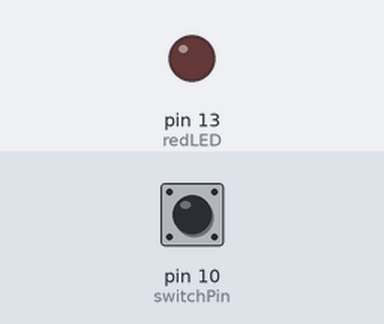
The sketch below on a simulated Arduino Uno, built with avr-gcc and run on an emulated ATmega328P. Shown: output pins drawn as LEDs (lit = HIGH). The test bench sets the inputs (shaded band); at power-on: pin 10 (switchPin) LOW.

Above: at 1.2 s.
1.3 s: pin 10 (switchPin) pulled HIGH for 0.15 s
At 1.7 s:
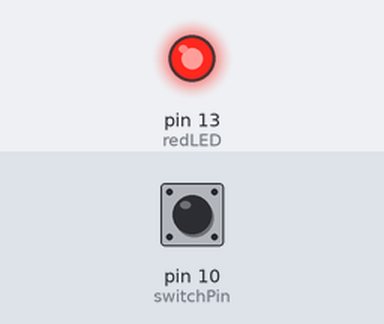
3.3 s: pin 10 (switchPin) pulled HIGH for 3.2 s
At 7.2 s:
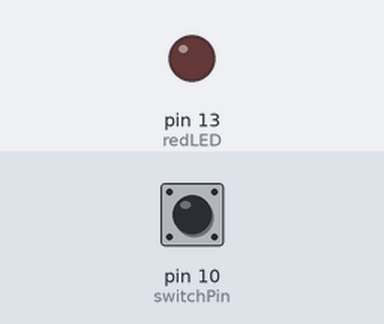
Timing chart, 0 to 8.7 s (numbered marks = the images above; inputs shaded):
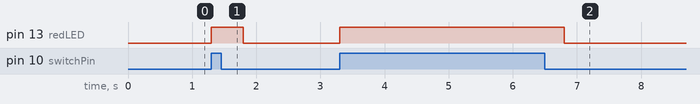

Measured:
- after the input at 1.3 s, pin 13 (redLED): LOW → HIGH at once, → LOW 0.50 s later
- after the input at 3.3 s, pin 13 (redLED): LOW → HIGH at once, → LOW 3.5 s later

The sketch:

led2.ino
```cpp
int redLED=13;
int switchPin=10;
int greenLED=11;
int yellowLED=12;
void setup() {
  // put your setup code here, to run once:
  pinMode(redLED,OUTPUT);
  pinMode(switchPin,INPUT);

}

void loop() {
  // put your main code here, to run repeatedly:
  if(digitalRead(switchPin)==HIGH)
  {
    digitalWrite(redLED,HIGH);
    delay(500);
  }
  if(digitalRead(switchPin)==LOW)
  {
     digitalWrite(redLED,LOW);
      digitalWrite(greenLED,HIGH);
       digitalWrite(yellowLED,HIGH);
  }

}
```
